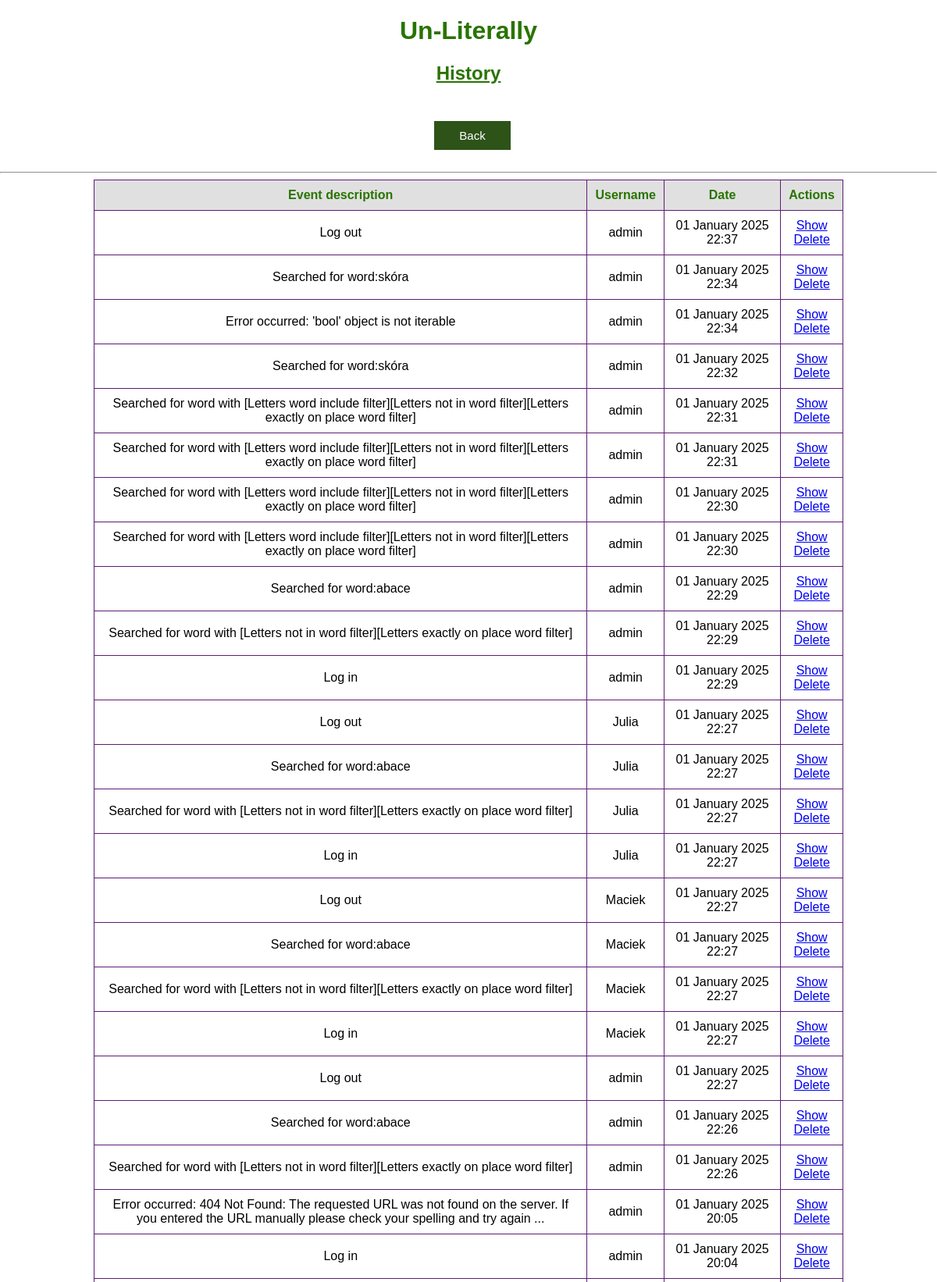
The app's page /history (signed in, upper part) with its own data.
### app.py (models this page shows)
class History(db.Model):
    id = db.Column(db.Integer, primary_key=True)
    date = db.Column(db.DateTime, default=datetime.utcnow)
    action = db.Column(db.String(5000), nullable=False)
    user = db.Column(db.String(50), nullable=False)

### app.py (the view)
@app.route('/history', methods=['GET'])
@login_required
def history():
    if 1 == current_user.role_id:
        try:
            events = History.query.order_by(History.date.desc()).all()
            return render_template('history.html', events=events)
        except Exception as e:
            log_exceptions(e)
            return render_template('error_page.html', message=f"[?] There was an issue: {str(e)}")
    else:
        e = '[!] You do not have permission to look into history'
        log_exceptions(e)
        return render_template('error_page.html', message=e)

### app.py (called while the page is built)
@login_manager.user_loader
def load_user(user_id):
    return User.query.get(user_id)

### templates/history.html (shortened to what this page needs)
{% extends 'base.html' %}
{% block body %}
<div class="name">
    <h1 style="text-align: center; color: #297400; font-family: Arial; font-weight: bold;">Un-Literally</h1>
    <h2 style="text-align: center; color: #297400; text-decoration: underline; font-family: Arial; font-weight: bold;">History</h2>
</div>
<div>
    <div class="container_column">
        <button class="back_button" onclick="window.location='/menu'" style="margin-left: 10px;">Back</button>
    </div>
    <hr>
    <div class="container_row">
        {% if events|length < 1 %}
            <h4 style="text-align: center;">There is no history saved</h4>
        {% else %}
            <table>
                <tr>
                    <th>Event description</th>
                    <th>Username</th>
                    <th>Date</th>
                    <th>Actions</th>
                </tr>
                {% for event in events %}
                    <tr>
                        <td>{% if event.action|length > 150 %}
                            {{ event.action[:150] + ' ...' }}
                        {% else %}
                            {{ event.action }}
                        {% endif %}
                        </td>
                        <td>{{ event.user }}</td>
                        <td>{{ event.date.strftime("%d %B %Y %H:%M") }}</td>
                        <td>
                            <a href="/show/event_{{event.id}}">Show</a>
                            <br>
                            <a href="/delete/event_{{event.id}}">Delete</a>
                        </td>
                    </tr>
                {% endfor %}
            </table>
        {% endif %}
    </div>
</div>
{% endblock %}

### templates/base.html (shortened to what this page needs)
<!DOCTYPE html>
<html lang="en">
    <head>
        <link rel="stylesheet" href="{{ url_for('static', filename='css/main.css') }}">
    </head>
    <body>
        {% block body %}{% endblock %}
    </body>
</html>

### static/css/main.css (style rules this page uses)
body, html { margin: 0; font-family: sans-serif; background-color: #FFFFFF; }
.name { margin: 0 auto; width: 400px; }
table { border-collapse: collapse; width: 80%; margin: auto; border: 1px solid #5d1c75; }
th, td { padding: 10px; text-align: center; border: 1px solid #5d1c75; }
th { background-color: #e0e0e0; color: #297400; }
.back_button { background-color: #2d5319; border: none; color: white; padding: 10px 32px; text-align: center; text-decoration: none; display: inline-block; font-size: 15px; margin: 7px 0px 0px 0px; cursor: pointer; }
.container_column { display: flex; flex-direction: column; align-items: center; padding: 20px; margin: auto; max-width: 1000px; width: 90%; box-sizing: border-box; }
.container_row { display: flex; justify-content: center; align-items: center; width: 100%; margin: auto; }
button { padding: 10px 20px; font-size: 16px; border: none; cursor: pointer; transition: background-color 0.3s; }
button, input[type="submit"] { padding: 15px 40px; font-size: 18px; border: none; cursor: pointer; transition: background-color 0.3s; }

### records on screen
History: action "Log out", user "admin", date "01 January 2025 22:37"
History: action "Searched for word:skóra", user "admin", date "01 January 2025 22:34"
History: action "Error occurred: 'bool' object is not iterable", user "admin", date "01 January 2025 22:34"
History: action "Searched for word:skóra", user "admin", date "01 January 2025 22:32"
History: action "Searched for word with [Letters word include filter][Letters not in word filter][Letters exactly on place word filter]", user "admin", date "01 January 2025 22:31"
History: action "Searched for word with [Letters word include filter][Letters not in word filter][Letters exactly on place word filter]", user "admin", date "01 January 2025 22:31"
History: action "Searched for word with [Letters word include filter][Letters not in word filter][Letters exactly on place word filter]", user "admin", date "01 January 2025 22:30"
History: action "Searched for word with [Letters word include filter][Letters not in word filter][Letters exactly on place word filter]", user "admin", date "01 January 2025 22:30"
History: action "Searched for word:abace", user "admin", date "01 January 2025 22:29"
History: action "Searched for word with [Letters not in word filter][Letters exactly on place word filter]", user "admin", date "01 January 2025 22:29"
History: action "Log in", user "admin", date "01 January 2025 22:29"
History: action "Log out", user "Julia", date "01 January 2025 22:27"
History: action "Searched for word:abace", user "Julia", date "01 January 2025 22:27"
History: action "Searched for word with [Letters not in word filter][Letters exactly on place word filter]", user "Julia", date "01 January 2025 22:27"
History: action "Log in", user "Julia", date "01 January 2025 22:27"
History: action "Log out", user "Maciek", date "01 January 2025 22:27"
History: action "Searched for word:abace", user "Maciek", date "01 January 2025 22:27"
History: action "Searched for word with [Letters not in word filter][Letters exactly on place word filter]", user "Maciek", date "01 January 2025 22:27"
History: action "Log in", user "Maciek", date "01 January 2025 22:27"
History: action "Log out", user "admin", date "01 January 2025 22:27"
History: action "Searched for word:abace", user "admin", date "01 January 2025 22:26"
History: action "Searched for word with [Letters not in word filter][Letters exactly on place word filter]", user "admin", date "01 January 2025 22:26"
History: action "Error occurred: 404 Not Found: The requested URL was not found on the server. If you entered the URL manually please check your spelling and try again ...", user "admin", date "01 January 2025 20:05"
History: action "Log in", user "admin", date "01 January 2025 20:04"
